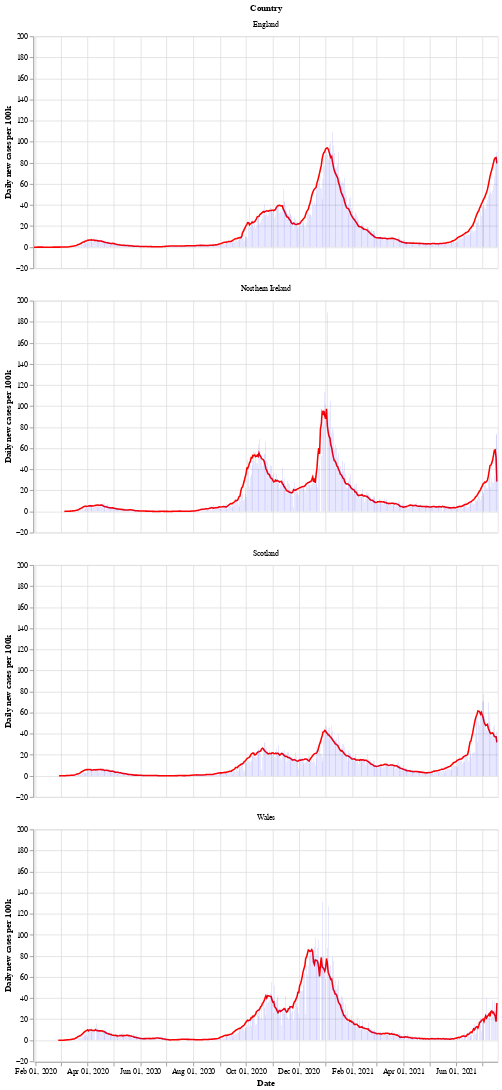

The cell this chart's notebook holds for it:
### Markdown cell above
Next is a bar chart of the number of new cases in each country (per 100k population), with the 7 day moving average of cases. Again we see that Wales saw a longer period of raising and falling cases compared to the other countries.

After a period of cases falling, each nation is now seeing a rise in the number of cases - especially in Wales.

### Code cell
# collapse
bars = alt.Chart(uk_cases).mark_bar().encode(
    x=alt.X("yearmonthdate(date):T", axis=alt.Axis(title='Date')),
    y=alt.Y("newCasesRate:Q", axis=alt.Axis(title='Daily new cases per 100k')),
    tooltip='newCasesRate',
    color=alt.condition(
        alt.datum.dailyChange > 0,
        alt.value("orange"),  # The positive color
        alt.value("blue")  # The negative color
    )
).properties(title='New cases per 100k population with rolling 7 day average', width=600).interactive()
line = alt.Chart(uk_cases).mark_line(
    color='red',
    size=2,
).transform_window(
    rolling_mean='mean(newCasesRate)',
    frame=[0, 7],
    groupby=['areaName']
).encode(
    x='yearmonthdate(date):T',
    y='rolling_mean:Q'
)
alt.layer(line, bars, data=uk_cases).facet(alt.Row('areaName', title='Country'), columns=1)

### Figure 1 — Vega-Lite specification as saved in the notebook (floating-point values rounded to 4 significant figures; data arrays with more than 128 entries replaced by an {"elided": "..."} marker saying what was removed)
{"config": {"view": {"continuousWidth": 400, "continuousHeight": 300}}, "data": {"name": "data-a428075c18c8fca0661bdc001bffd926"}, "facet": {"type": "nominal", "field": "areaName", "title": "Country"}, "spec": {"layer": [{"mark": {"type": "line", "color": "red", "size": 2}, "encoding": {"x": {"type": "temporal", "field": "date", "timeUnit": "yearmonthdate"}, "y": {"type": "quantitative", "field": "rolling_mean"}}, "transform": [{"window": [{"op": "mean", "field": "newCasesRate", "as": "rolling_mean"}], "frame": [0, 7], "groupby": ["areaName"]}]}, {"mark": "bar", "encoding": {"color": {"condition": {"value": "orange", "test": "(datum.dailyChange > 0)"}, "value": "blue"}, "tooltip": {"type": "quantitative", "field": "newCasesRate"}, "x": {"type": "temporal", "axis": {"title": "Date"}, "field": "date", "timeUnit": "yearmonthdate"}, "y": {"type": "quantitative", "axis": {"title": "Daily new cases per 100k"}, "field": "newCasesRate"}}, "selection": {"selector002": {"type": "interval", "bind": "scales", "encodings": ["x", "y"]}}, "title": "New cases per 100k population with rolling 7 day average", "width": 600}]}, "columns": 1, "$schema": "https://vega.github.io/schema/vega-lite/v4.8.1.json", "datasets": {"data-a428075c18c8fca0661bdc001bffd926": {"elided": "2052 records"}}}
